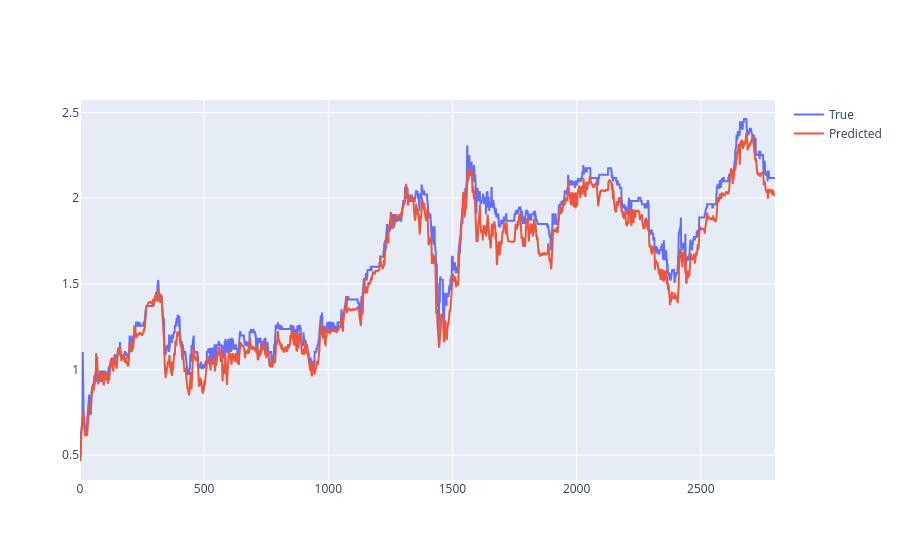

This figure's notebook cell:
### Code cell
evaluation_res = utils.evaluate(
    model = model,
    loader = dataloader_test,
    criterion = criterion,
    device = device
)

true = np.concatenate(evaluation_res['true'], axis=0)
pred = np.concatenate(evaluation_res['pred'], axis=0)

print(f'sMAPE: {utils.Metrics.sMAPE(true,pred):.1f}%')
print(f'MSE: {torch.nn.MSELoss()(torch.tensor(true), torch.tensor(pred)).item():.4f}')

fig = go.Figure()
fig.add_trace(go.Scatter(x=np.arange(len(true)), y=true, mode='lines', name='True'))
fig.add_trace(go.Scatter(x=np.arange(len(pred)), y=pred, mode='lines', name='Predicted'))
fig.show()

### Figure 1 — Plotly figure (JSON) as saved in the notebook; plotly's stock layout.template omitted (floating-point values rounded to 4 significant figures; data arrays with more than 128 entries replaced by an {"elided": "..."} marker saying what was removed)
{"data": [{"mode": "lines", "name": "True", "type": "scatter", "x": {"elided": "2800 int values"}, "y": {"elided": "2800 float values"}}, {"mode": "lines", "name": "Predicted", "type": "scatter", "x": {"elided": "2800 int values"}, "y": {"elided": "2800 float values"}}], "layout": {}}
